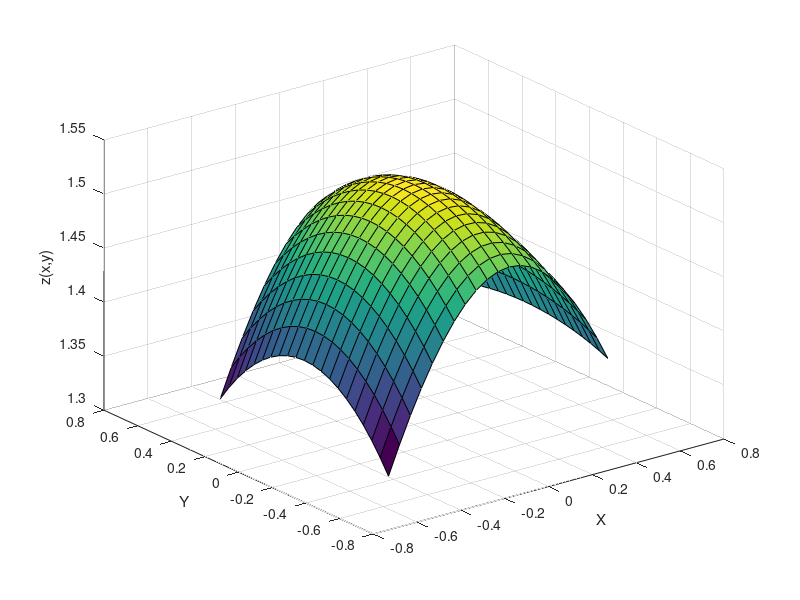

This figure's MATLAB source:
%either line 3 or 5 needs to be commented at one time
%Case 1
%[x y]=meshgrid(-0.5:0.1:0.5);
%Case 2
[x y]=meshgrid(-0.5:0.05:0.5);

%equation
z=((-cos(x.*y.^2+2)) + sqrt((cos(x.*y.^2+2)).^2+4.*(x.^2+2).*(4-x.^2-y.^2)))./(2.*(x.^2+2));

surf(x,y,z)



xlabel('X');
ylabel('Y');
zlabel("z(x,y)");
